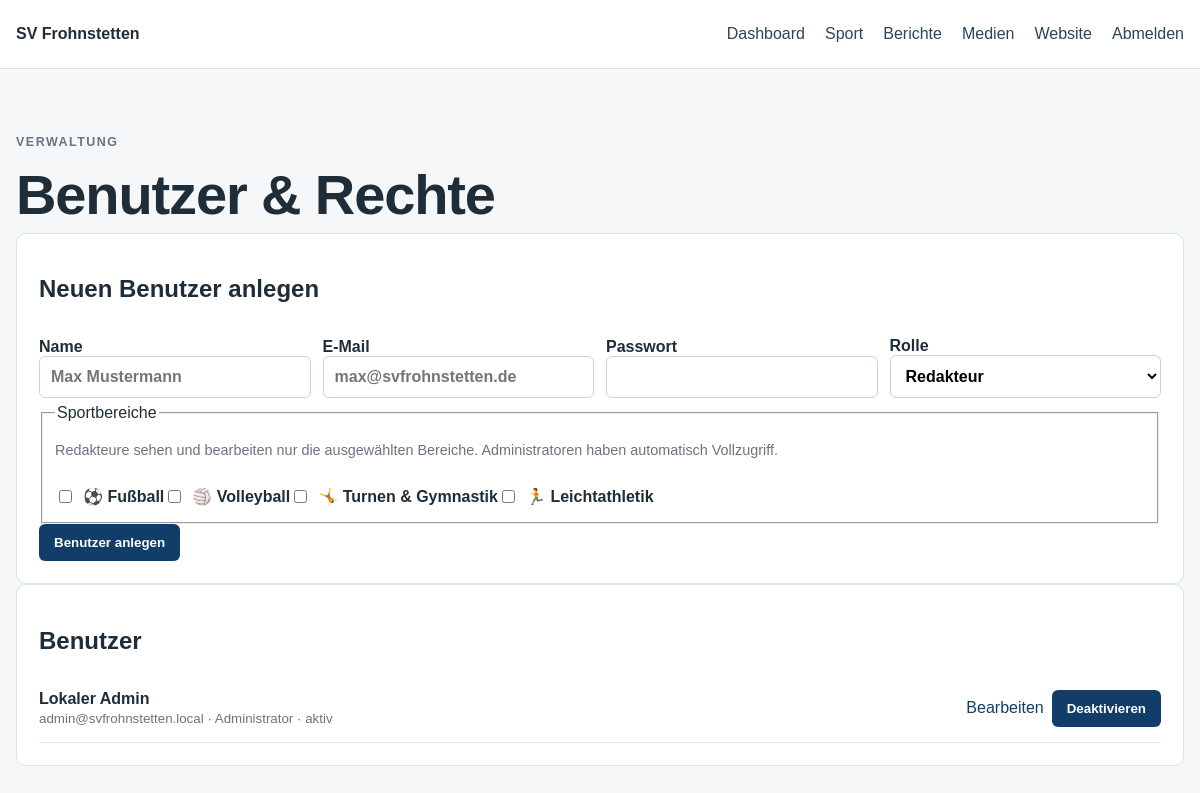
Screenshot of /admin/users/index.php (signed in) with the database file from the repository.
### tables this page shows
CREATE TABLE departments (
 id INTEGER PRIMARY KEY AUTOINCREMENT, name TEXT NOT NULL, slug TEXT NOT NULL UNIQUE,
 description TEXT, icon TEXT, sort_order INTEGER DEFAULT 0, active INTEGER DEFAULT 1
, is_spielgemeinschaft INTEGER NOT NULL DEFAULT 0, sg_text TEXT);

CREATE TABLE users (
 id INTEGER PRIMARY KEY AUTOINCREMENT, name TEXT NOT NULL, email TEXT NOT NULL UNIQUE,
 password_hash TEXT NOT NULL, role TEXT NOT NULL DEFAULT 'admin', active INTEGER NOT NULL DEFAULT 1
);

### src/bootstrap-local.php (called while the page is built, shortened)
<?php
$config = require __DIR__ . '/../config/local.php';
function db(): PDO
{
    static $pdo;
    global $config;
    if ($pdo instanceof PDO)
        return $pdo;
    $pdo = new PDO('sqlite:' . $config['db']['path']);
    $pdo->setAttribute(PDO::ATTR_ERRMODE, PDO::ERRMODE_EXCEPTION);
    $pdo->setAttribute(PDO::ATTR_DEFAULT_FETCH_MODE, PDO::FETCH_ASSOC);
    return $pdo;
}
function e(?string $v): string
{
    return htmlspecialchars($v ?? '', ENT_QUOTES | ENT_SUBSTITUTE, 'UTF-8');
}

### public/admin/users/index.php (the view, shortened to what this page needs)
<?php
require __DIR__ . '/../../../src/bootstrap-local.php';
$edit = null;
$deps = db()->query("SELECT * FROM departments WHERE active=1 ORDER BY sort_order,name")->fetchAll();
$users = db()->query("SELECT * FROM users ORDER BY name")->fetchAll();
?>
<!doctype html>
<html lang="de">
<head>
  <link rel="stylesheet" href="/assets/admin.css">
</head>
<body>
  <header>
    <div class="wrap nav"><b>SV Frohnstetten</b>
      <nav><a href="/admin/">Dashboard</a><a href="/admin/departments/">Sport</a><a
          href="/admin/articles/">Berichte</a><a href="/admin/media/">Medien</a><a href="/">Website</a><a
          href="/logout.php">Abmelden</a></nav>
    </div>
  </header>
  <main class="wrap">
    <div class="top">
      <div>
        <p class="eyebrow">VERWALTUNG</p>
        <h1>Benutzer & Rechte</h1>
      </div><?php if ($edit): ?><a class="button" href="/admin/users/">+ Neuer Benutzer</a><?php endif; ?>
    </div>
    <section class="create">
      <h2><?= $edit ? 'Benutzer bearbeiten' : 'Neuen Benutzer anlegen' ?></h2>
      <form method="post"><input type="hidden" name="csrf" value="<?= e(csrf()) ?>"><input type="hidden" name="action"
        <div class="formgrid">
          <label>Name<input name="name" required value="<?= e($edit['name'] ?? '') ?>" placeholder="Max Mustermann"></label>
          <label>E-Mail<input type="email" name="email" required value="<?= e($edit['email'] ?? '') ?>"
              placeholder="max@svfrohnstetten.de"></label>
          <label>Passwort<input type="password" name="password" <?= $edit ? '' : 'required' ?>
              placeholder="<?= $edit ? 'Leer lassen = unverändert' : '' ?>"></label>
          <label>Rolle<select name="role">
              <option value="editor" <?= ($edit['role'] ?? 'editor') === 'editor' ? 'selected' : '' ?>>Redakteur</option>
            </select></label>
        </div>
        <fieldset>
          <legend>Sportbereiche</legend>
          <p class="hint">Redakteure sehen und bearbeiten nur die ausgewählten Bereiche. Administratoren haben
            automatisch Vollzugriff.</p><?php $chosen = $edit['departments'] ?? [];
            foreach ($deps as $d): ?><label
              class="check"><input type="checkbox" name="departments[]" value="<?= $d['id'] ?>"
                <?= in_array((int) $d['id'], $chosen, true) ? 'checked' : '' ?>> <?= e($d['icon']) ?>
              <?= e($d['name']) ?></label><?php endforeach; ?>
        </fieldset>
        <div class="actions"><button><?= $edit ? 'Änderungen speichern' : 'Benutzer anlegen' ?></button><?php if ($edit): ?><a
              class="button secondary" href="/admin/users/">Abbrechen</a><?php endif; ?></div>
      </form>
    </section>
    <section class="create">
      <h2>Benutzer</h2><?php foreach ($users as $x): ?>
        <div class="user-row">
          <div><strong><?= e($x['name']) ?></strong><small><?= e($x['email']) ?> ·
              <?= e($x['role'] === 'admin' ? 'Administrator' : 'Redakteur') ?> · <?= $x['active'] ? 'aktiv' : 'deaktiviert' ?></small>
          </div>
          <div class="actions"><a href="/admin/users/?edit=<?= $x['id'] ?>">Bearbeiten</a>
            <form method="post"><input type="hidden" name="csrf" value="<?= e(csrf()) ?>"><input type="hidden" name="action"
                value="<?= $x['id'] ?>"><button><?= $x['active'] ? 'Deaktivieren' : 'Aktivieren' ?></button></form>
          </div>
        </div><?php endforeach; ?>
    </section>
  </main>
</body>
</html>

### public/assets/admin.css (style rules this page uses)
:root { --bg: #f5f7f8; --surface: #fff; --text: #1f2d38; --muted: #6a7480; --primary: #123d68; --border: #d6e3ef; --danger: #a52a2a; --accent-soft: #e8f1f8; }
* { box-sizing: border-box; }
body { margin: 0; background: var(--bg); color: var(--text); font-family: Arial, Helvetica, sans-serif; }
a { color: var(--primary); text-decoration: none; }
.wrap { width: min(1180px, calc(100% - 32px)); max-width: 1180px; margin: auto; }
header { background: #fff; border-bottom: 1px solid #d7dfe5; }
.nav { min-height: 68px; display: flex; justify-content: space-between; align-items: center; }
.nav nav { display: flex; gap: 20px; }
.nav a { color: #29465d; }
.eyebrow { font-size: 0.78rem; font-weight: 800; letter-spacing: 0.12em; color: var(--muted); }
main { padding: 54px 0; }
h1 { font-size: clamp(2rem, 5vw, 3.5rem); margin: 0.1em 0; font-weight: 800; letter-spacing: -0.02em; }
.button, button { background: var(--primary); color: #fff; border: 0; border-radius: 6px; padding: 11px 15px; font-weight: 700; cursor: pointer; box-shadow: none !important; }
.formgrid { display: grid; grid-template-columns: repeat(auto-fit, minmax(200px, 1fr)); gap: 12px; align-items: end; }
.formgrid input, .formgrid select, .create input, .create textarea, .admin-block input[type="text"], .admin-block input:not([type]), .admin-block textarea, .authbox input, .match-fields input { width: 100%; padding: 11px; border: 1px solid #cbd3da; border-radius: 6px; font: inherit; background: #fff; }
.create label, .admin-block label, .authbox label { display: block; font-weight: 700; margin: 14px 0 6px; }
.actions { display: flex; gap: 8px; align-items: center; flex-wrap: wrap; }
.actions form { margin: 0; }
.stats > div, .dept, .create, .admin-block, .card, .authbox { background: #fff; border: 1px solid var(--border); border-radius: 10px; padding: 22px; }
.hint { color: var(--muted); font-size: 0.9rem; }
.check { display: inline-flex !important; align-items: center; gap: 8px; margin: 6px 18px 6px 0; font-weight: 600; }
.check input { width: auto; }
.user-row, .event-row, .admin-row { display: flex; justify-content: space-between; gap: 18px; align-items: center; padding: 15px 0; border-bottom: 1px solid #e1e6ea; }
.user-row small, .event-row small { display: block; color: var(--muted); margin-top: 3px; }

### rows the page displays
departments: icon "⚽", name "Fußball"
departments: icon "🏐", name "Volleyball"
departments: icon "🤸", name "Turnen & Gymnastik"
departments: icon "🏃", name "Leichtathletik"
users: name "Lokaler Admin", email "admin@svfrohnstetten.local", role "Administrator", active "aktiv"
